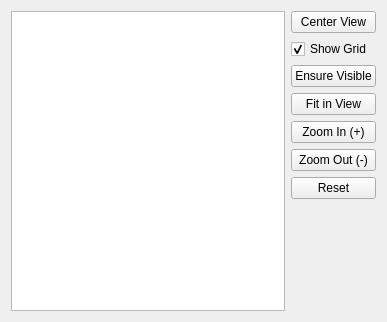
<?xml version="1.0" encoding="UTF-8"?>
<ui version="4.0">
 <class>Widget</class>
 <widget class="QWidget" name="Widget">
  <property name="geometry">
   <rect>
    <x>0</x>
    <y>0</y>
    <width>387</width>
    <height>322</height>
   </rect>
  </property>
  <property name="windowTitle">
   <string>Widget</string>
  </property>
  <layout class="QHBoxLayout" name="horizontalLayout">
   <item>
    <widget class="View" name="graphicsView"/>
   </item>
   <item>
    <layout class="QVBoxLayout" name="verticalLayout">
     <item>
      <widget class="QPushButton" name="centerViewButton">
       <property name="text">
        <string>Center View</string>
       </property>
      </widget>
     </item>
     <item>
      <widget class="QCheckBox" name="showGridCheckBox">
       <property name="text">
        <string>Show Grid</string>
       </property>
       <property name="checked">
        <bool>true</bool>
       </property>
      </widget>
     </item>
     <item>
      <widget class="QPushButton" name="ensureVisibleButton">
       <property name="text">
        <string>Ensure Visible</string>
       </property>
      </widget>
     </item>
     <item>
      <widget class="QPushButton" name="fitInViewButton">
       <property name="text">
        <string>Fit in View</string>
       </property>
      </widget>
     </item>
     <item>
      <widget class="QPushButton" name="zoomInButton">
       <property name="text">
        <string>Zoom In (+)</string>
       </property>
      </widget>
     </item>
     <item>
      <widget class="QPushButton" name="zoomOutButton">
       <property name="text">
        <string>Zoom Out (-)</string>
       </property>
      </widget>
     </item>
     <item>
      <widget class="QPushButton" name="resetButton">
       <property name="text">
        <string>Reset</string>
       </property>
      </widget>
     </item>
     <item>
      <spacer name="verticalSpacer">
       <property name="orientation">
        <enum>Qt::Vertical</enum>
       </property>
       <property name="sizeHint" stdset="0">
        <size>
         <width>20</width>
         <height>40</height>
        </size>
       </property>
      </spacer>
     </item>
    </layout>
   </item>
  </layout>
 </widget>
 <customwidgets>
  <customwidget>
   <class>View</class>
   <extends>QGraphicsView</extends>
   <header>view.h</header>
  </customwidget>
 </customwidgets>
 <resources/>
 <connections/>
</ui>
